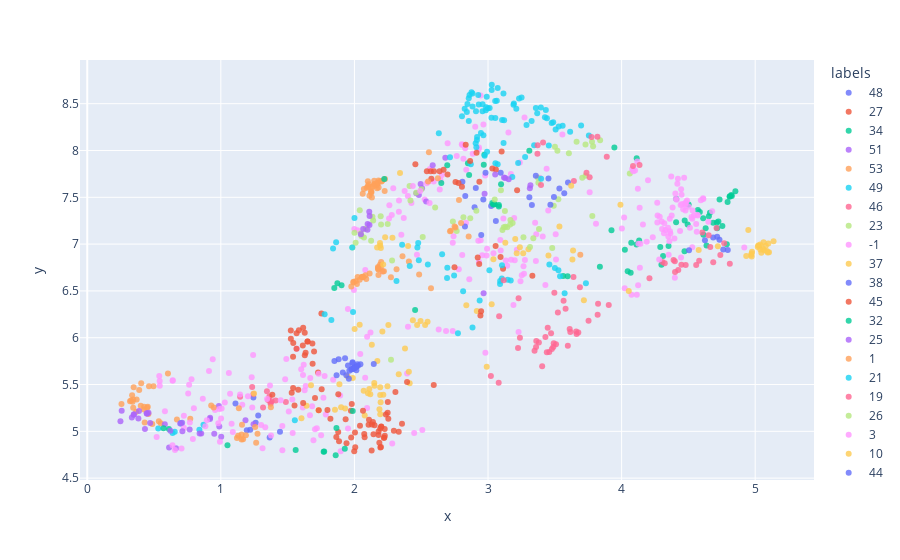

Notebook code for this chart:
### Code cell
def scatter_plot(result):
    result["labels"] = result.labels.apply(str)
    fig = px.scatter(result, x="x", y="y",hover_name="headline",hover_data=["created_at"], color = "labels",opacity=0.8)
    fig["layout"].pop("updatemenus")
    fig.update_layout(
         height=1000)
    fig.show()
    
result["labels"] = result.labels.apply(str)
fig = px.scatter(result, x="x", y="y",hover_name="headline",hover_data=["created_at"], color = "labels",opacity=0.8)
fig["layout"].pop("updatemenus")
fig.update_layout(
     height=1000)
fig.show()
